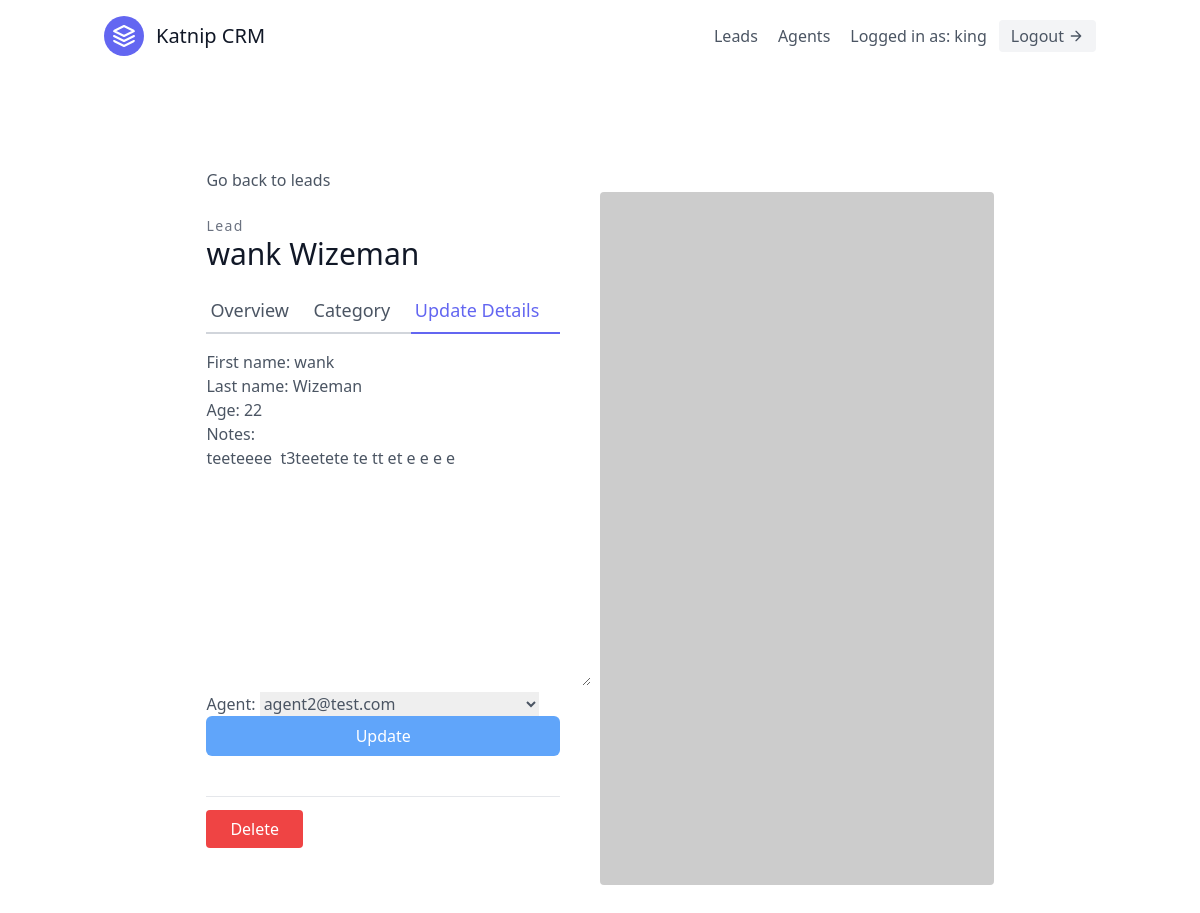
/leads/2/update/ (signed in), run on an earlier commit of the app's database.
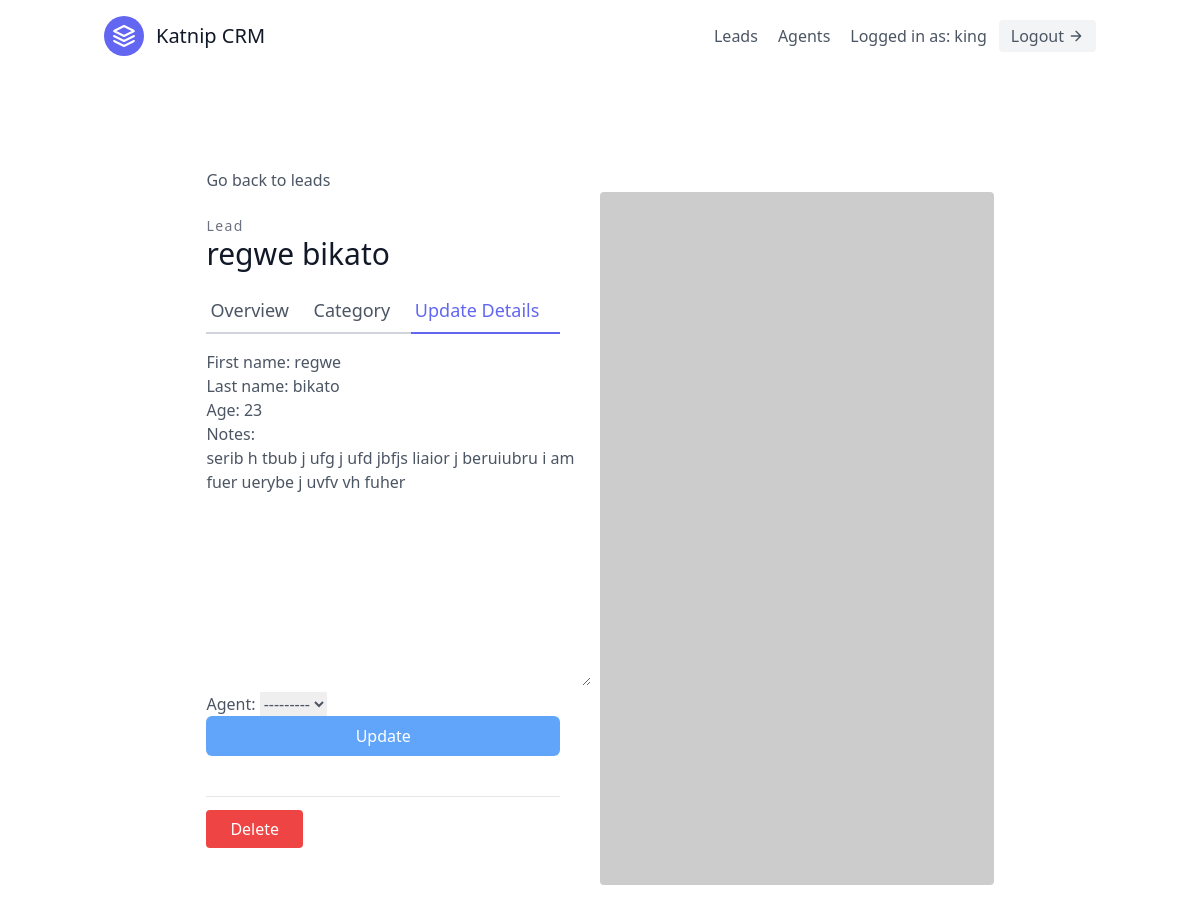
And on a later commit of the database.
### leads/models.py (models this page shows, shortened)
class Lead(models.Model):
    first_name = models.CharField(max_length=20)
    last_name = models.CharField(max_length=20)
    notes = models.TextField()
    age = models.IntegerField(default=0)
    agent = models.ForeignKey(
        "Agent", on_delete=models.SET_NULL, null=True, blank=True
    )
    organisation = models.ForeignKey(
        UserProfile, on_delete=models.CASCADE
    )
    category = models.ForeignKey(
        "Category", related_name="leads",on_delete=models.SET_NULL, null=True, blank=True
    )

### leads/views.py (the view, shortened to what this page needs)
# urls.py: path("<int:pk>/update/", LeadUpdateView.as_view(), name="lead-update"),
class LeadUpdateView(OrganiserAndLoginRequiredMixin, UpdateView):
    template_name = "leads/lead_update.html"
    form_class = LeadModelForm
    def get_queryset(self):
        user = self.request.user
        return Lead.objects.filter(organisation=user.userprofile)

### leads/forms.py
class LeadModelForm(forms.ModelForm):
    class Meta:
        model = Lead
        fields = (
            "first_name",
            "last_name",
            "age",
            'notes',
            "agent",
        )

### agents/mixins.py (called while the page is built)
    def dispatch(self, request, *args, **kwargs):
        if not request.user.is_authenticated or not request.user.is_organiser:
            return redirect('login')
        return super().dispatch(request, *args, **kwargs)

### leads/models.py (called while the page is built)
    def __str__(self):
        return self.user.email

### leads/templates/leads/lead_update.html (shortened to what this page needs)
{% extends "base.html" %}
{% load tailwind_filters %}
{% block content %}
<section class="text-gray-600 body-font overflow-hidden">
  <div class="container px-5 py-24 mx-auto">
    <div class="lg:w-4/5 mx-auto flex flex-wrap">
      <a href="{% url 'leads:lead-list' %}">Go back to leads</a>
    </div>
    <div class="lg:w-4/5 mx-auto flex flex-wrap">
      <div class="lg:w-1/2 w-full lg:pr-10 lg:py-6 mb-6 lg:mb-0">
        <h2 class="text-sm title-font text-gray-500 tracking-widest">Lead</h2>
        <h1 class="text-gray-900 text-3xl title-font font-medium mb-4">{{ lead.first_name }} {{ lead.last_name }}</h1>
        <div class="flex mb-4">
          <a class="flex-grow border-b-2 border-gray-300 py-2 text-lg px-1"
            href="{% url 'leads:lead-detail' lead.pk %}">
            Overview
          </a>
          <a href="{% url 'leads:lead-category-update' lead.pk %}" class="flex-grow border-b-2 border-gray-300 py-2 text-lg px-1">Category</a>
          <a href="{% url 'leads:lead-update' lead.pk %}"
            class="flex-grow text-indigo-500 border-b-2 border-indigo-500 py-2 text-lg px-1">
            Update Details
          </a>
        </div>
        <form method="post">
			{{ form|crispy }}
          	<button
				type="submit"
				class="w-full text-white bg-blue-400 hover:bg-blue-600 px-3 py-2 rounded-md mb-5"
        	>
            	Update
        	</button>
        </form>
        <div class="mt-5 py-5 border-t border-gray-200">
          <a href="{% url 'leads:lead-delete' lead.pk %}" class="w-1/2 mt-3 text-white bg-red-500 border-0 py-2 px-6 focus:outline-none hover:bg-red-600 rounded">Delete</a>
        </div>
      </div>
      <img alt="ecommerce" class="lg:w-1/2 w-full lg:h-auto h-64 object-cover object-center rounded"
        src="https://dummyimage.com/400x400">
    </div>
  </div>
</section>
{% endblock content %}

What changed in the data, as far as the page shows it:
changed Lead: first_name "wank" → "regwe"; last_name "Wizeman" → "bikato"; age "22" → "23"; notes "teeteeee t3teetete te tt et e e e e" → "serib h tbub j ufg j ufd jbfjs liaior j beruiubru i am fuer uerybe j uvfv vh fuher"; agent "agent2@test.com" → "---------"
